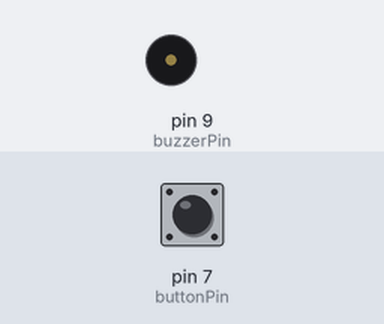
Bench run of a sketch on a simulated Arduino Uno, built with avr-gcc and run on an emulated ATmega328P. Parts: buzzer (waves = sounding, pin HIGH). The inputs (shaded band) are chosen by the test bench; at power-on: pin 7 (buttonPin) HIGH.

Above: at 1.2 s.
1.3 s: pin 7 (buttonPin) pulled LOW for 0.15 s
At 2.3 s:
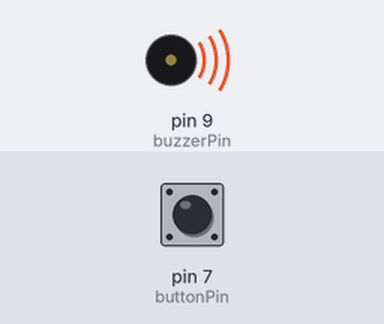
2.9 s: pin 7 (buttonPin) pulled LOW for 1 s
At 3.5 s:
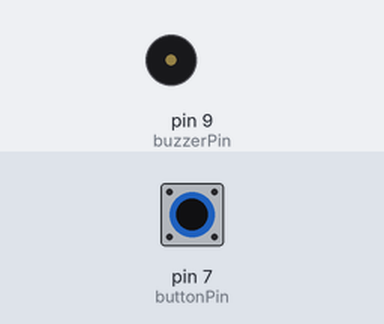
5.4 s: pin 7 (buttonPin) pulled LOW for 3.2 s
At 6.6 s:
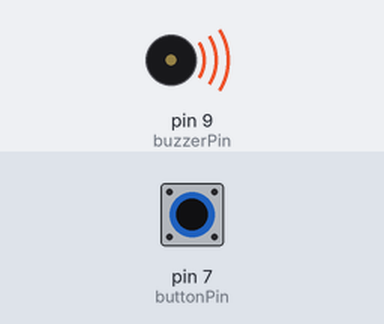
Timing chart, 0 to 8.4 s (numbered marks = the images above; inputs shaded):
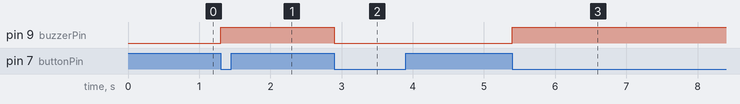

The sketch:

sketch_button2.ino
```cpp
const int buzzerPin = 9;    // Buzzer connected to pin 9
const int buttonPin = 7;    // Button connected to pin 7

bool buzzerState = false;   // Buzzer state (ON/OFF)
bool lastButtonState = HIGH;
bool currentButtonState;
unsigned long lastDebounceTime = 0;
const unsigned long debounceDelay = 50;  // Debounce delay

void setup() {
    pinMode(buzzerPin, OUTPUT);
    pinMode(buttonPin, INPUT_PULLUP); // Use internal pull-up resistor
}

void loop() {
    currentButtonState = digitalRead(buttonPin);

    if (currentButtonState == LOW && lastButtonState == HIGH && (millis() - lastDebounceTime) > debounceDelay) {
        buzzerState = !buzzerState;  // Toggle buzzer state
        digitalWrite(buzzerPin, buzzerState);
        lastDebounceTime = millis();
    }

    lastButtonState = currentButtonState;
}
```

Measured:
- after the input at 1.3 s, pin 9 (buzzerPin): LOW → HIGH at once
- after the input at 2.9 s, pin 9 (buzzerPin): HIGH → LOW at once
- after the input at 5.4 s, pin 9 (buzzerPin): LOW → HIGH at once
